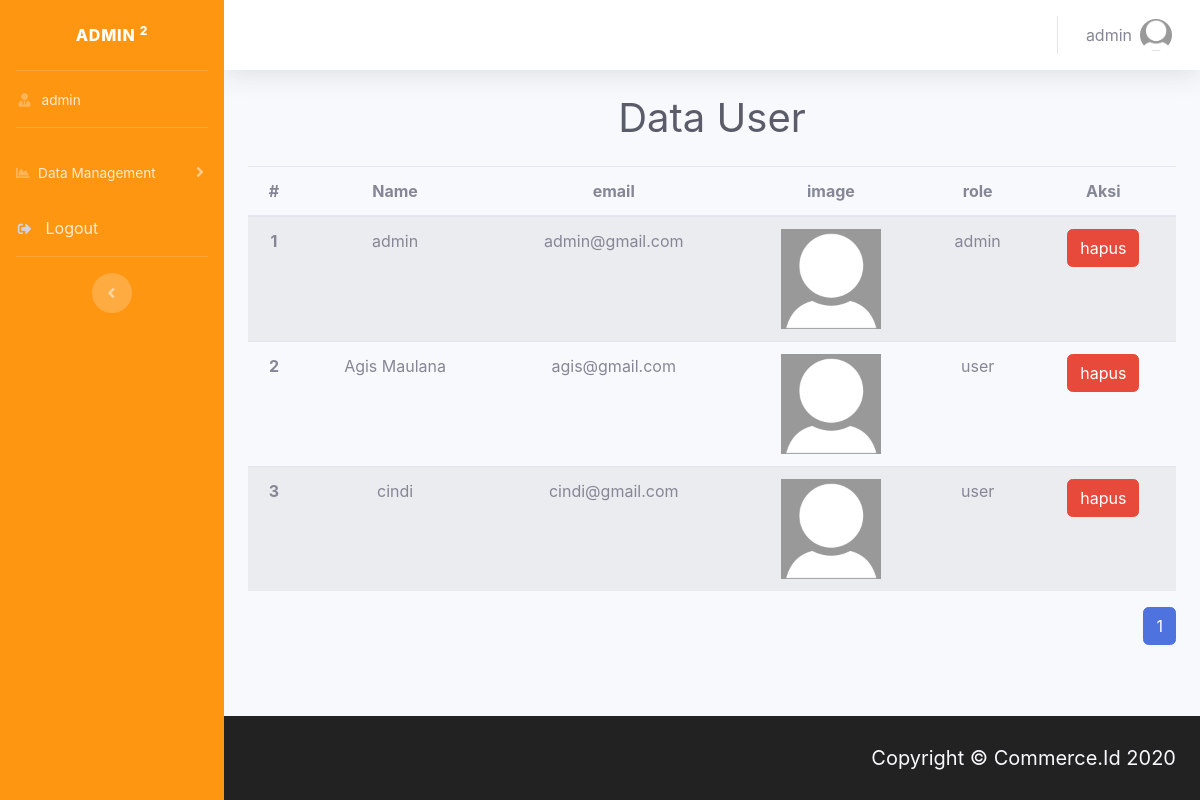
Page /php/admin/datauser.php (signed in) on the committed database.
### tables this page shows
CREATE TABLE `user` (
  `id` int(11) NOT NULL,
  `nama` varchar(225) NOT NULL,
  `email` varchar(225) NOT NULL,
  `password` varchar(225) NOT NULL,
  `image` varchar(225) NOT NULL,
  `role_id` int(11) NOT NULL,
  `address` text NOT NULL
);

CREATE TABLE `role` (
  `id` int(11) NOT NULL,
  `role` varchar(225) NOT NULL
);

### php/template/user.php (called while the page is built)
<?php
   include "../logic/logickoneksi.php";
   $email = $_SESSION['login'];
   $user = mysqli_query($conn,"SELECT * FROM user WHERE email = '$email'");
   $datauser = mysqli_fetch_assoc($user);
?>

### php/logic/logicuser.php (called while the page is built, shortened)
<?php
$jumlahdataperhalaman = 3;
$result = mysqli_query($conn,"SELECT * FROM user");
$jumlah = mysqli_num_rows($result);
$jumlahhalaman = ceil($jumlah / $jumlahdataperhalaman);
$halaktif = ( isset ($_GET['page']) ) ? $_GET['page'] : 1;
$dataawal = ($jumlahdataperhalaman * $halaktif) - $jumlahdataperhalaman;
$user = mysqli_query($conn,"SELECT user.*,role.role as namarole FROM user INNER JOIN role ON user.role_id = role.id LIMIT $dataawal,$jumlahdataperhalaman");

### php/admin/datauser.php (the view, shortened to what this page needs)
<?php
include "../template/templateheaderadmin.php";
include "../template/templatesidebar.php";
include "../logic/logicuser.php";
?>
    <div id="content-wrapper" class="d-flex flex-column">
      <div id="content">
        <?php
        include "../template/navbar.php";
        ?>
        <div class="container-fluid">
          <h1 class="h3 mb-4 text-center text-gray-800" style="font-size:40px;">Data User</h1>
            <table class="table table-striped">
                <thead>
                    <tr class="text-center">
                        <th scope="col">#</th>
                        <th scope="col">Name</th>
                        <th scope="col">email</th>
                        <th scope="col">image</th>
                        <th scope="col">role</th>
                        <th scope="col">Aksi</th>
                    </tr>
                </thead>
                <tbody>
                    <?php $no = 1;?>
                    <?php foreach($user as $uf) { ?>
                        <tr class="text-center">
                            <th scope="row"><?= $no++;?></th>
                            <td><?= $uf['nama'];?></td>
                            <td><?= $uf['email'];?></td>
                            <td><img src="../../img/profile/<?= $uf['image'];?>" style="width:100px;heigth:20px;"></td>
                            <td><?= $uf["namarole"];?></td>
                            <td>
                            <a class="btn btn-danger" href="hapususer.php?id=<?= $uf['id'];?>" onclick="return confirm('yakin');">hapus</a>
                            </td>
                        </tr>
                    <?php } ?>
                </tbody>
            </table>
            <?php
            include "../template/templatepage.php";
            ?>
        </div>
      </div>
<?php
    include "../template/footer.php";
    include "../template/templatefooter.php";
?>

### php/template/templateheaderadmin.php (shortened to what this page needs)
<!DOCTYPE html>
<html lang="en">
<head>
  <link href="../../vendor/fontawesome-free/css/all.min.css" rel="stylesheet" type="text/css">
  <link href="../../css/commerce.min.css" rel="stylesheet" type="text/css">
  <link href="../../css/style.css" rel="stylesheet" type="text/css">
</head>
<body id="page-top">
  <div id="wrapper">

### php/template/templatesidebar.php (shortened to what this page needs)
<?php
include "../template/user.php";
?>
<ul class="navbar-nav sidebar sidebar-dark accordion" id="accordionSidebar" style="background:#fe9612;">
<a class="sidebar-brand d-flex align-items-center justify-content-center" href="../admin/admin.php">
    <div class="sidebar-brand-text mx-3">Admin <sup>2</sup></div>
</a>
<hr class="sidebar-divider my-0">
<li class="nav-item">
    <a class="nav-link" href="#">
    <i class="fas fa-fw fa-user-tie"></i>
    <span><?= $datauser['nama'];?></span></a>
</li>
<hr class="sidebar-divider">
<li class="nav-item">
    <a class="nav-link collapsed" href="#" data-toggle="collapse" data-target="#collapseUtilities" aria-expanded="true" aria-controls="collapseUtilities">
    <i class="fas fa-chart-area"></i>
    <span>Data Management</span>
    </a>
</li>
<li class="nav-item">
    <a class="nav-link collapsed" href="#" data-toggle="modal" data-target="#logoutModal">
    <i class="fas fa-sign-out-alt fa-sm fa-fw mr-2 text-gray-400"></i>
    Logout
    </a>
</li>
<hr class="sidebar-divider d-none d-md-block">
<div class="text-center d-none d-md-inline">
    <button class="rounded-circle border-0" id="sidebarToggle"></button>
</div>
</ul>

### php/template/navbar.php (shortened to what this page needs)
<nav class="navbar navbar-expand navbar-light bg-white topbar mb-4 static-top shadow">
  <ul class="navbar-nav">
  <li class="nav-item dropdown no-arrow">
    <a class="nav-link dropdown-toggle" href="#" id="userDropdown" role="button" data-toggle="dropdown" aria-haspopup="true" aria-expanded="false">
      <span class="mr-2 d-none d-lg-inline text-gray-600 "><?= $datauser['nama'];?></span>
      <img class="img-profile rounded-circle" src="../../img/profile/default.jpeg">
    </a>
  </li>
</ul>
</nav>

### php/template/templatepage.php (shortened to what this page needs)
<nav class="d-flex justify-content-end">
    <ul class="pagination">
        <?php for($i = 1;$i <= $jumlahhalaman;$i++) : ?>
            <?php if ($i == $halaktif) : ?>
                <li class="page-item active">
                    <a class="page-link" href="?page=<?= $i;?>"><?= $i;?></a>
                </li>
            <?php else : ?>
                <li class="page-item">
                    <a class="page-link" href="?page=<?= $i;?>"><?= $i;?></a>
                </li>
            <?php endif;?>
        <?php endfor;?>
    </ul>
</nav>

### php/template/footer.php (shortened to what this page needs)
  <footer class="sticky-footer" style="background:#222;">
      <div class="container my-auto">
          <div class="copyright text-right my-auto" style="font-size:20px;">
              <span class="text-light">Copyright &copy; Commerce.Id <?= date('Y')?></span>
          </div>
      </div>
  </footer>
  </div>
</div>

### php/template/templatefooter.php (shortened to what this page needs)
</body>
</html>

### rows in the picture
user: nama "admin", email "admin@gmail.com", image (placeholder picture), role.role "admin"
user: nama "Agis Maulana", email "agis@gmail.com", image (placeholder picture), role.role "user"
user: nama "cindi", email "cindi@gmail.com", image (placeholder picture), role.role "user"
